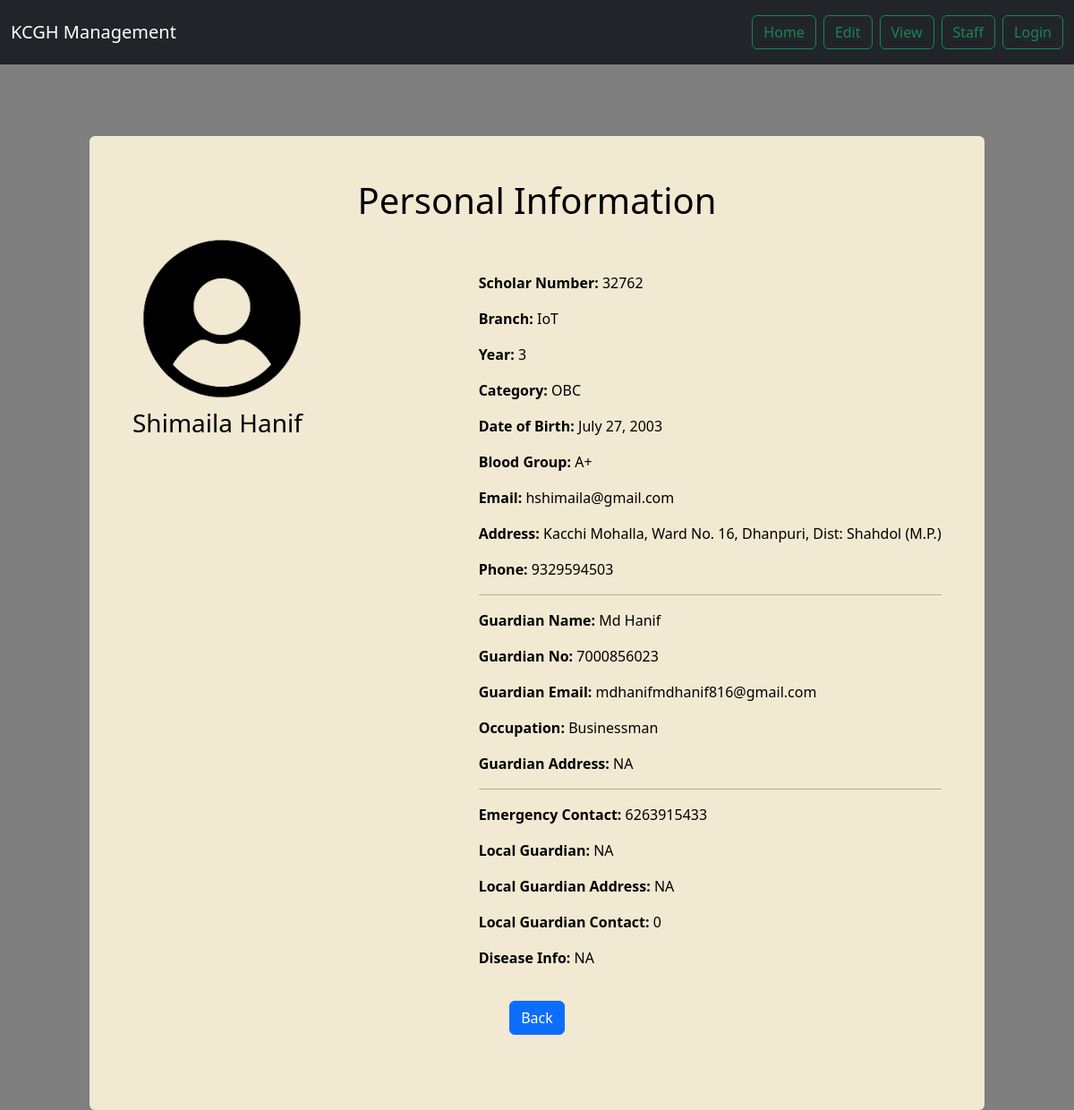
The app's page /students/1/ with its own data.
### users/models.py (models this page shows, shortened)
class StudentInfo(models.Model):
    user = models.ForeignKey(User, on_delete=models.CASCADE, null=True, blank=True)
    name = models.CharField(max_length=100)
    sch_no = models.IntegerField()
    branch = models.CharField(max_length=100)
    year = models.IntegerField()
    category = models.CharField(max_length=15)
    dob = models.DateField()
    blood_group = models.CharField(max_length=5)
    email = models.EmailField()
    address = models.CharField(max_length=100)
    phone = models.CharField(max_length=10)
    g_no = models.CharField(max_length=10)
    g_name = models.CharField(max_length=100)
    g_email = models.EmailField()
    g_occupation = models.CharField(max_length=100)
    g_address = models.CharField(max_length=100)
    e_no = models.CharField(max_length=10)
    l_name = models.CharField(max_length=100)
    l_address = models.CharField(max_length=100)
    l_no = models.CharField(max_length=10)
    disease = models.CharField(max_length=100)

### mess/views.py (the view)
# urls.py: path('students/<int:student_id>/', views.student_detail, name='student_detail'),
def student_detail(request, student_id):
    student = get_object_or_404(StudentInfo, id=student_id)
    return render(request, 'student_detail.html', {'student': student})

### mess/templates/student_detail.html (shortened to what this page needs)
{% extends "base.html" %}
{% load static %}
{% block body %}
{% include "components/navbar2.html" %}
<div class="d-flex justify-content-center align-items-start" style="height: 80vh; margin-top: 80px;">
    <div class="container text-white p-5 rounded" style="background: #f1e9d2; color: black !important; max-width: 1000px;">
        <h1 class="text-center" style="color: black;">Personal Information</h1>
        <div class="row">
            <div class="col-md-5 ">
                <img src="/static/images/images-removebg-preview.png " class="p-0 m-0" alt="Logo" style="height: 200px;">
                <h3>{{ student.name }}</h3>
            </div>
            <div class="col-md-7 mt-5 align-items-center">
                <p><strong>Scholar Number:</strong> {{ student.sch_no }}</p>
                <p><strong>Branch:</strong> {{ student.branch }}</p>
                <p><strong>Year:</strong> {{ student.year }}</p>
                <p><strong>Category:</strong> {{ student.category }}</p>
                <p><strong>Date of Birth:</strong> {{ student.dob }}</p>
                <p><strong>Blood Group:</strong> {{ student.blood_group }}</p>
                <p><strong>Email:</strong> {{ student.email }}</p>
                <p><strong>Address:</strong> {{ student.address }}</p>
                <p><strong>Phone:</strong> {{ student.phone }}</p>
                <hr>
                <p><strong>Guardian Name:</strong> {{ student.g_name }}</p>
                <p><strong>Guardian No:</strong> {{ student.g_no }}</p>
                <p><strong>Guardian Email:</strong> {{ student.g_email }}</p>
                <p><strong>Occupation:</strong> {{ student.g_occupation }}</p>
                <p><strong>Guardian Address:</strong> {{ student.g_address }}</p>
                <hr>
                <p><strong>Emergency Contact:</strong> {{ student.e_no }}</p>
                <p><strong>Local Guardian:</strong> {{ student.l_name }}</p>
                <p><strong>Local Guardian Address:</strong> {{ student.l_address }}</p>
                <p><strong>Local Guardian Contact:</strong> {{ student.l_no }}</p>
                <p><strong>Disease Info:</strong> {{ student.disease }}</p>
            </div>
            <div style="text-align: center; padding: 20px;">
                <a href="{% url 'viewStudentInfo' %}" class="btn btn-primary mb-3">Back</a>
            </div>
        </div>
    </div>
</div>
{% endblock %}

### mess/templates/base.html (shortened to what this page needs)
<!doctype html>
<html lang="en">
  <head>
    <link href="https://cdn.jsdelivr.net/npm/bootstrap@5.3.3/dist/css/bootstrap.min.css" rel="stylesheet">
    <link rel="stylesheet" href="https://cdnjs.cloudflare.com/ajax/libs/font-awesome/6.4.2/css/all.min.css">
  </head>
  {%block body%}
    {%endblock%}
</html>

### mess/templates/components/navBar2.html (shortened to what this page needs)
<nav class="navbar navbar-expand-lg bg-dark navbar-dark py-3">
  <div class="container-fluid">
    <a class="navbar-brand" href="#">KCGH Management</a>
    <div class="collapse navbar-collapse" id="navbarSupportedContent">
      <div class="d-grid gap-2 d-md-flex justify-content-md-end">
        <a href="{% url 'home' %}" class="btn {% if request.resolver_match.url_name == 'home' %}btn-success{% else %}btn-outline-success{% endif %}">Home</a>
        <a href="{% url 'edit' %}" class="btn {% if request.resolver_match.url_name == 'edit' %}btn-success{% else %}btn-outline-success{% endif %}">Edit</a>
        <a href="{% url 'view_info' %}" class="btn {% if request.resolver_match.url_name == 'view_info' %}btn-success{% else %}btn-outline-success{% endif %}">View</a>
        <a href="{% url 'staffInfo' %}" class="btn {% if request.resolver_match.url_name == 'staffInfo' %}btn-success{% else %}btn-outline-success{% endif %}">Staff</a>
        {% if user.is_authenticated %}
          <a href="{% url 'change_password' %}" class="btn {% if request.resolver_match.url_name == 'change_password' %}btn-success{% else %}btn-outline-success{% endif %}">Change Password</a>
          <a href="{% url 'handleLogOut' %}" class="btn btn-outline-danger">Logout</a>
        {% else %}
          <button type="button" class="btn btn-outline-success" data-bs-toggle="modal" data-bs-target="#loginModal">
            Login
          </button>
        {% endif %}
      </div>
    </div>
  </div>
</nav>

### records on screen
StudentInfo: name "Shimaila Hanif", sch_no "32762", branch "IoT", year "3", category "OBC", dob "July 27, 2003", blood_group "A+", email "hshimaila@gmail.com", address "Kacchi Mohalla, Ward No. 16, Dhanpuri, Dist: Shahdol (M.P.)", phone "9329594503", g_name "Md Hanif", g_no "7000856023", g_email "mdhanifmdhanif816@gmail.com", g_occupation "Businessman", g_address "NA", e_no "6263915433", l_name "NA", l_address "NA", l_no "0", disease "NA"
